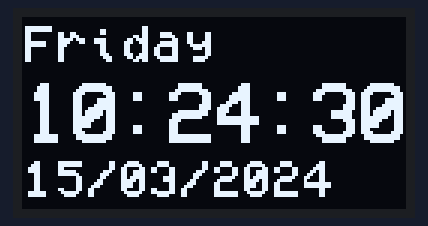
This program was run on a simulated Raspberry Pi (BCM pin numbers). Parts: 128×64 one-colour display. The clock reads 2024-03-15 10:24:30 at power-on unless the program sets it; text uses the font file from the repository.

Above: at 0.3 s.
At 4.2 s:
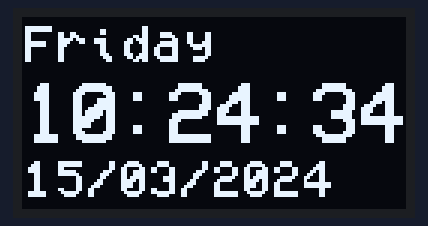
At 9.2 s:
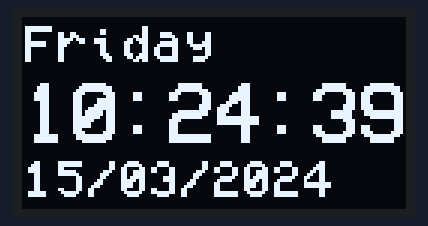
At 19.2 s:
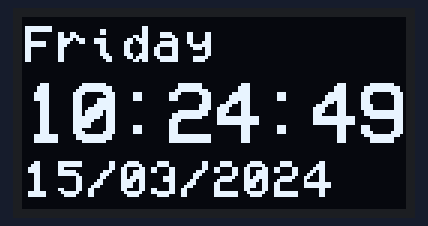
At 28.2 s:
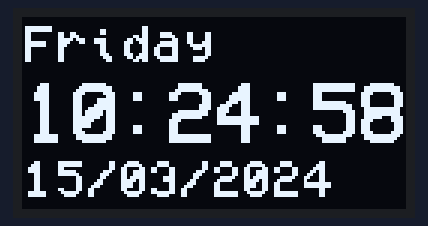
At 38.2 s:
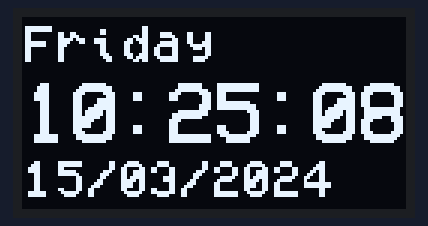

Measured:
- what the display in image 0 shows lasts 0.9 s, from 0.2 s to 1.1 s
- what the display in image 1 shows lasts 1.0 s, from 4.1 s to 5.1 s

The program:

OLED_Timeclock.py
```python
import time
import datetime
import Adafruit_SSD1306

from PIL import Image,ImageDraw,ImageFont
# Raspberry Pi pin configuration:
RST = 1
# 128x64 display with hardware I2C:
disp = Adafruit_SSD1306.SSD1306_128_64(rst=RST)
# Initialize library.
disp.begin()
# Clear display.
disp.clear()
disp.display()
last_sec=0
while(1):
	datenow=datetime.datetime.now()
	if datenow.second!=last_sec:
		str_weekday=datenow.strftime("%A")
		str_date=datenow.strftime("%d/%m/%Y")
		str_time=datenow.strftime("%H:%M:%S")
		last_sec=datenow.second
		# Create blank image for drawing.
		# Make sure to create image with mode '1' for 1-bit color.
		width = disp.width
		height = disp.height
		image = Image.new('1', (width, height))
		# Get drawing object to draw on image.
		draw = ImageDraw.Draw(image)
		# Load default font.
		font = ImageFont.truetype('VCR_OSD_MONO_1.001.ttf',28)
		draw.text((0,18),str_time,font=font, fill=1)
		font = ImageFont.truetype('VCR_OSD_MONO_1.001.ttf',18)
		draw.text((0,45),str_date,font=font, fill=1)
		draw.text((0,0),str_weekday,font=font, fill=1)
		# Display image.
		disp.image(image)
		disp.display()
```
